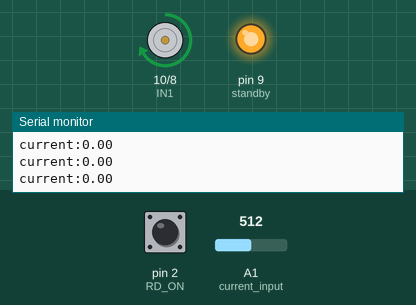
The sketch below on a simulated Arduino Uno, built with avr-gcc and run on an emulated ATmega328P. Shown: motor-driver pin pairs drawn as motors (green arrow = first pin HIGH = forward, orange = second pin HIGH = backward, longer = more drive, scaled by the enable pin, stopped while the standby pin is LOW), output pins drawn as LEDs (lit = HIGH), the last lines printed to the serial monitor. Inputs (shaded band) come from the test bench; at power-on: pin 2 (RD_ON) HIGH, A1 (current_input) = 512. Sleep ends after the set time or at an interrupt.

Above: at 1.2 s.
1.3 s: pin 2 (RD_ON) pulled LOW for 0.15 s
At 1.8 s:
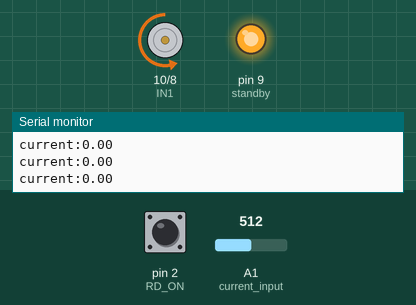
4.3 s: A1 (current_input) set to 549
6.2 s: A1 (current_input) set to 570
9.2 s: pin 2 (RD_ON) pulled LOW for 1 s
At 10.7 s:
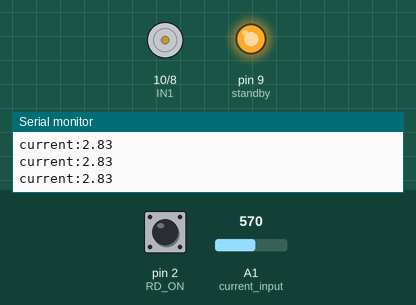
11.7 s: pin 2 (RD_ON) pulled LOW for 3.2 s
At 15.03 s:
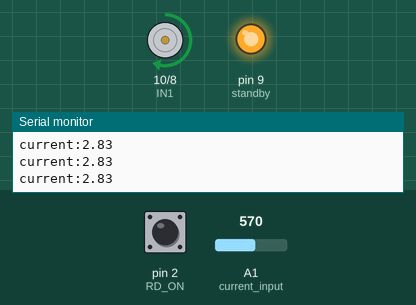
16.6 s: pin 2 (RD_ON) pulsed LOW 2 times (0.12 s each, 0.3 s apart)
At 16.84 s:
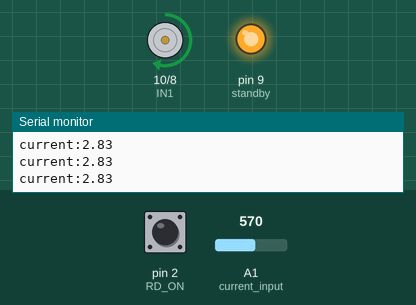
Timing chart, 0 to 19.6 s (numbered marks = the images above; inputs shaded):
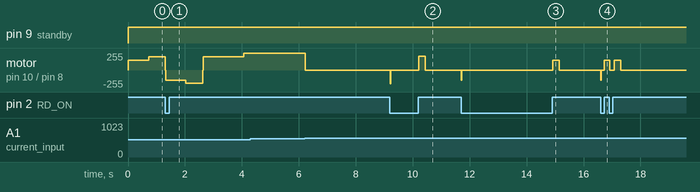

The sketch:

antena.ino
```cpp
#include <avr/sleep.h>
/************************************************************************/
/*                            Pin Defenition                            */
/************************************************************************/
//////////////////////////////// Digital /////////////////////////////////
////  Input ////
#define RD_ON 2   // Imput pin 1 while radio is on 0 when off
//// Output ////
#define IN1   10   // Data to driver
#define IN2   8   // Data to driver
#define standby 9
#define Pwma 3
//////////////////////////////// Analog //////////////////////////////////
////  Inputs ////
#define current_input A1   //
/************************************************************************/
/*                              Constants                               */
/************************************************************************/
/////////////////////////// Maquina de estados ///////////////////////////
#define max_pwm      255  // Pwm maximo
#define min_pwm      150   // PWM limite (limita a corrente)
#define pwm_delta    50
//#define pwm_period   50   // Period in milliseconds
//#define inc_time     100e3 // Time in millisecond to increment PWM
//#define inc_pwm      1    // Pwm increment
//#define slow_down_dw 38e5  //
//#define slow_down_up 32e5  //
//#define reverse_time 1e5  //
#define max_current  2.5    // Motor current im amps to triger a stop
#define max_time 5e3
#define max_time_retract 12e3
int state=0;
int next_state = 0;
float current = 0;
int pwm = 0;
// time_passed()
unsigned long time = 0;
unsigned long time_secundary = 0;
unsigned long time_up = 0;
unsigned long time_passed_var = 0;

void setup() {
  // Declaration of digital outputs and analog inputs
  pinMode(RD_ON, INPUT_PULLUP);
  //pinMode(amps, INPUT);
  // Declaration of digital outputs and analog outputs (pwm)
  pinMode(IN1, OUTPUT);
  pinMode(IN2, OUTPUT);
  pinMode(standby, OUTPUT);
  pinMode(Pwma, OUTPUT);
  pinMode(current_input, INPUT_PULLUP);

  Serial.begin(9600);
  //attachInterrupt(digitalPinToInterrupt(RD_ON), goToSleep, HIGH);

}

void loop() {
  //delay(500);
  time_passed_var = time_passed();
  current = read_current();
  Serial.print("current:");
  Serial.println(current);
  if(state == 0) {
    if(digitalRead(RD_ON)) {
      next_state = 1;
    }
  }
  else if(state == 1) {
    if(time_passed_var > max_time/2){
      next_state = 2;
    }
    if (current > max_current && time_passed_var > 200) {
      next_state = 3;
    }
    if (!digitalRead(RD_ON)) {
      next_state = 4;
    }
  }
  else if(state == 2) {
    if((time_passed_var > max_time || current > max_current) && digitalRead(RD_ON)){
      next_state = 3;
    }
    else if(!digitalRead(RD_ON)){
      next_state = 4;
    }
  }
  else if(state == 3){
    if(!digitalRead(RD_ON)) {
      next_state = 4;
    }
  }
  else if(state == 4) {
    if(time_passed_var > max_time/2){
      next_state = 5;
    }
    if (current > max_current) {
      next_state = 0;
    }
    if( time_passed_var > time_up){
      next_state = 0;
    }
  }
  else if(state == 5) {
    if(time_passed_var > (max_time + 150) || current > max_current){
      next_state = 0;
    }
    else if( time_passed_var > (time_up + 150)){
      next_state = 0;
    }
  }/*
  else if(state == 6){
    if(time_passed_var > max_time_retract || current > max_current){
      next_state = 0;
    }
  }*/


  if(next_state == 0){
    // descansa -- to do
    time_up = 0;
    pwm = 0;
    digitalWrite(IN1,LOW);
    digitalWrite(IN2,LOW);
    analogWrite(Pwma,0);
    Serial.print("foi dormir");
    if(!digitalRead(RD_ON)) {
      goToSleep();
    }
  }
  else if (next_state == 1) {
    if(state != next_state){
      pwm = min_pwm;
      time_secundary = millis();
      time = time_secundary;
    }
    else if(time_passed_sec() > 700){
      time_secundary = millis();
      pwm = pwm + pwm_delta;
      if(pwm > max_pwm){
        pwm = max_pwm;
      }
    }
    digitalWrite(IN1,HIGH);
    digitalWrite(IN2,LOW);
    analogWrite(Pwma,pwm);
  }
  else if (next_state == 2) {
    if(state != next_state){
      pwm = max_pwm;
      time_secundary = millis();
    }
    else if(time_passed_sec() > 700){
      time_secundary = millis();
      pwm = pwm - pwm_delta;
      if(pwm < min_pwm){
        pwm = min_pwm;
      }
    }
    digitalWrite(IN1,HIGH);
    digitalWrite(IN2,LOW);
    analogWrite(Pwma,pwm);
  }
  else if (next_state == 3) {
    if(state != next_state){
      time_up = time_passed();
      /*Serial.print("time_up");
      Serial.println(time_up);*/
    }
    digitalWrite(IN1,LOW);
    digitalWrite(IN2,LOW);
    analogWrite(Pwma,0);
  }
  else if (next_state == 4) {

    if(state != next_state){
     if(state == 1 || state == 2){
        time_up = time_passed();
        digitalWrite(IN1,HIGH);
        digitalWrite(IN2,HIGH);
        analogWrite(Pwma,pwm);
        delay(5);
        pwm = min_pwm;
      }
      time_secundary = millis();
      time = time_secundary;


    }
    else if(time_passed_sec() > 700){
      time_secundary = millis();
      pwm = pwm + pwm_delta;
      if(pwm > max_pwm){
        pwm = max_pwm;
      }
    }
    if(!(state == 1 || state == 2)){
    digitalWrite(IN1,LOW);
    digitalWrite(IN2,HIGH);
    analogWrite(Pwma,pwm);}
  }
  else if (next_state == 5) {
    if(state != next_state){
      pwm = max_pwm;
      time_secundary = millis();
    }
    else if(time_passed_sec() > 700){
      time_secundary = millis();
      pwm = pwm - pwm_delta;
      if(pwm < min_pwm){
        pwm = min_pwm;
      }
    }
    digitalWrite(IN1,LOW);
    digitalWrite(IN2,HIGH);
    analogWrite(Pwma,pwm);
  }
    else if (next_state == 6) {
    pwm = min_pwm;
    digitalWrite(IN1,LOW);
    digitalWrite(IN2,HIGH);
    analogWrite(Pwma,pwm);
  }
  if(next_state != state){
     Serial.print("state:  ");
     Serial.print(state);
     Serial.print("    next state: ");
     Serial.println(next_state);
    state = next_state;
  }

  if (!(state == 3 || state ==0)) {
    digitalWrite(standby, HIGH);
  }

}

float read_current() {
  current = 0;
  for (int x = 0; x < 5; x++){ //Get 10 samples
    current = current + analogRead(current_input);  //Add samples together
    delay (3); // let ADC settle before next sample 3ms
  }
 // Serial.println(current);
  current = current/5.0;
  return abs(2.5 - (current * (5.0 / 1024.0)) )/0.100;
}

float time_passed(){
  return ((millis() - time));
}
float time_passed_sec(){
  return ((millis() - time_secundary));
}

void goToSleep()
{
  attachInterrupt(digitalPinToInterrupt(RD_ON), wakeUp, HIGH);
  set_sleep_mode(SLEEP_MODE_PWR_DOWN);
  sleep_enable();
  delay(100);
  sleep_cpu();
}
void wakeUp(){
  sleep_disable();
  //detachInterrupt(digitalPinToInterrupt(RD_ON));
  Serial.println("acordou");
}
```

Measured:
- after the input at 9.2 s, motor on pin 10 (IN1) / pin 8 (IN2): stopped → forward 205/255 after 1.0 s, → stopped 0.23 s later
- after the input at 11.7 s, motor on pin 10 (IN1) / pin 8 (IN2): stopped → forward 150/255 after 3.2 s, → stopped 0.23 s later
- after the input at 16.6 s, motor on pin 10 (IN1) / pin 8 (IN2): alternates forward 150/255 for 0.20 s and stopped for 0.16 s, 4 changes in all, then stays stopped, starting after 0.14 s
